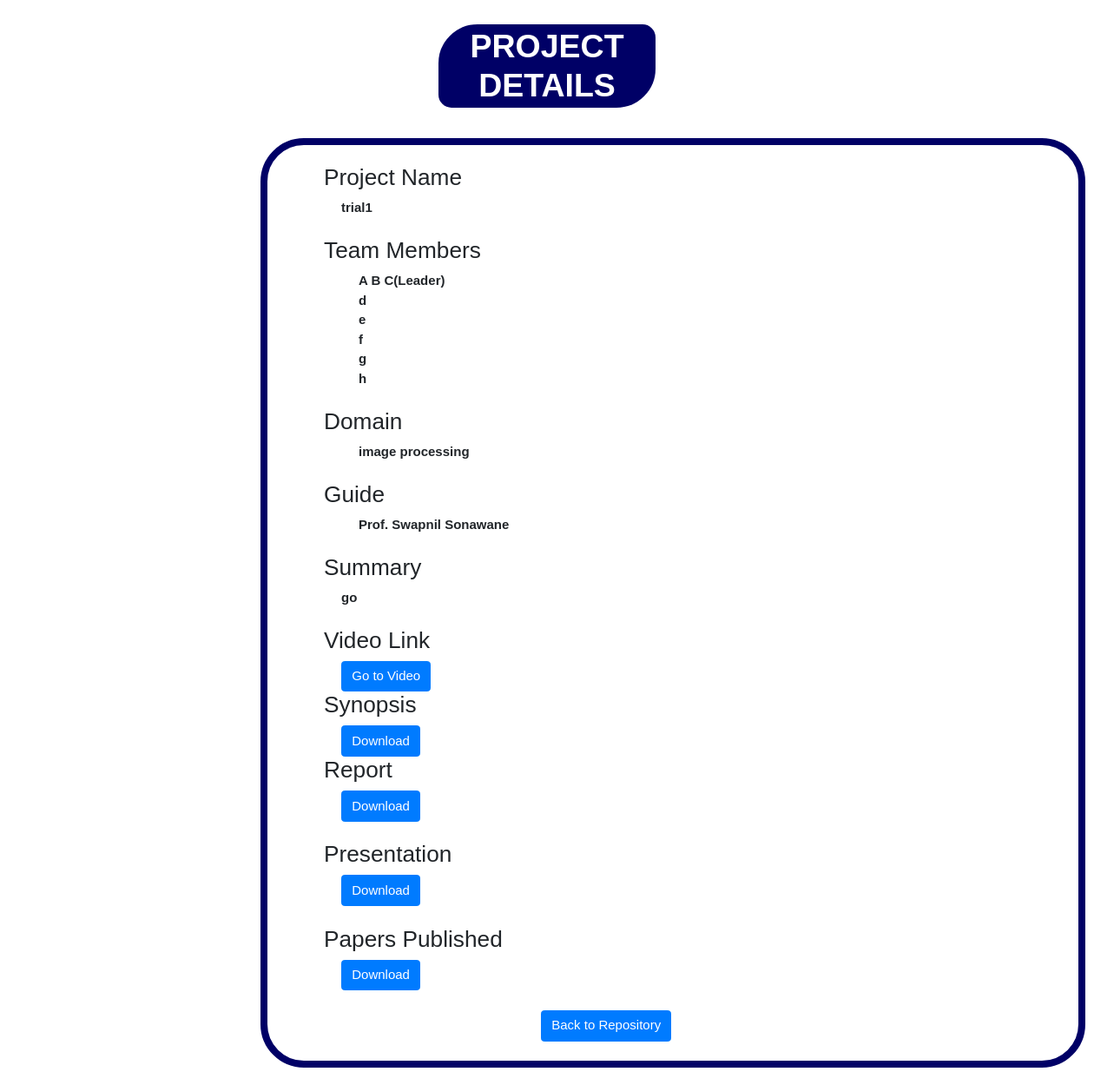
/projdet.php?id=4 (signed in), run on the app's committed database.
### tables this page shows
CREATE TABLE `project` (
  `project_id` int(11) NOT NULL,
  `project_title` varchar(255) DEFAULT NULL,
  `year_upload` int(11) DEFAULT NULL,
  `domain_id` int(11) DEFAULT NULL,
  `mentor_id` int(11) DEFAULT NULL,
  `user_id` int(11) DEFAULT NULL,
  `department_id` int(11) DEFAULT NULL,
  `mem_1_lead` varchar(255) DEFAULT NULL,
  `roll_no_1` varchar(10) DEFAULT NULL,
  `mem_2` varchar(255) DEFAULT NULL,
  `roll_no_2` varchar(10) DEFAULT NULL,
  `mem_3` varchar(255) DEFAULT NULL,
  `roll_no_3` varchar(10) DEFAULT NULL,
  `mem_4` varchar(255) DEFAULT NULL,
  `roll_no_4` varchar(10) DEFAULT NULL,
  `mem_5` varchar(255) DEFAULT NULL,
  `roll_no_5` varchar(10) DEFAULT NULL,
  `mem_6` varchar(255) DEFAULT NULL,
  `roll_no_6` varchar(10) DEFAULT NULL,
  `ssummary` varchar(550) DEFAULT NULL,
  `synopsis_path` varchar(300) DEFAULT NULL,
  `ppt_path` varchar(300) DEFAULT NULL,
  `report_path` varchar(300) DEFAULT NULL,
  `publication_path` varchar(300) DEFAULT NULL,
  `vid_link` varchar(400) DEFAULT NULL
);

CREATE TABLE `domain` (
  `domain_id` int(11) NOT NULL,
  `domain_name` varchar(255) DEFAULT NULL
);

CREATE TABLE `mentor` (
  `mentor_id` int(11) NOT NULL,
  `mentor_name` varchar(255) DEFAULT NULL,
  `department_id` int(11) DEFAULT NULL,
  `liv_proj_count` int(11) DEFAULT NULL
);

### projdet.php (the view, shortened to what this page needs)
<?php
require_once "pdo.php";
$id=$_GET['id'];
if(isset($_GET['id'])){
  $stmtj = $pdo->prepare('SELECT * FROM project WHERE project_id= :prid');
  $stmtj->execute(array(
	  ':prid' => $id)
	);
  $rowj = $stmtj->fetchAll(PDO::FETCH_ASSOC);
}
?>
<link rel="stylesheet" href="https://stackpath.bootstrapcdn.com/bootstrap/4.3.1/css/bootstrap.min.css">
<body>
    <main>
        <br>
        <h1 id="title" style="color:white;  background: #000066;
           padding: 3px;text-align: center;
 margin-right:500px; border-style: solid;
  border-width: 5px; margin-left:500px; border-radius: 50px 20px;"><b>PROJECT DETAILS</b></h1>
        <br>
        <div class="container" style="margin-left:300px; margin-bottom:20px; max-width:950px;">
            <br>
            <h3 class="headings">Project Name</h3>
            <span class="details" style="margin-left:70px;"><b><?php echo htmlentities($rowj[0]['project_title']); ?></b></span><br><br>
            <h3 class="headings">Team Members</h3>
            <span class="details" style="margin-left:90px;"><b><?php echo htmlentities($rowj[0]['mem_1_lead']); ?>(Leader)</b></span><br>
            <span class="details" style="margin-left:90px;"><b><?php echo htmlentities($rowj[0]['mem_2']); ?></b></span><br>
            <span class="details" style="margin-left:90px;"><b><?php echo htmlentities($rowj[0]['mem_3']); ?></b></span><br>
            <span class="details" style="margin-left:90px;"><b><?php echo htmlentities($rowj[0]['mem_4']); ?></b></span><br>
            <span class="details" style="margin-left:90px;"><b><?php echo htmlentities($rowj[0]['mem_5']); ?></b></span><br>
            <span class="details" style="margin-left:90px;"><b><?php echo htmlentities($rowj[0]['mem_6']); ?></b></span><br><br>
            <h3 class="headings">Domain</h3>
            <span class="details" style="margin-left:90px;"><b><?php   $stmtk = $pdo->prepare('SELECT * FROM domain WHERE domain_id= :dmid');
              $stmtk->execute(array(
            	  ':dmid' => $rowj[0]['domain_id'])
            	);
              $rowk = $stmtk->fetchAll(PDO::FETCH_ASSOC);
              echo htmlentities($rowk[0]['domain_name']); ?></b></span><br><br>
            <h3 class="headings">Guide</h3>
            <span class="details" style="margin-left:90px;"><b><?php   $stmtl = $pdo->prepare('SELECT * FROM mentor WHERE mentor_id= :mtid');
              $stmtl->execute(array(
            	  ':mtid' => $rowj[0]['mentor_id'])
            	);
              $rowl = $stmtl->fetchAll(PDO::FETCH_ASSOC);
              echo htmlentities($rowl[0]['mentor_name']); ?></b></span><br><br>
            <h3 class="headings">Summary</h3>
            <span class="details" style="margin-left:70px;"><b><?php echo htmlentities($rowj[0]['ssummary']); ?></b></span><br><br>
            <h3 class="headings">Video Link</h3>
            <span class="details" style="margin-left:70px;"> <a href="<?php echo htmlentities($rowj[0]['vid_link']); ?>"><button type="button" class="btn btn-primary">Go to Video</button></a></span><br>
            <h3 class="headings">Synopsis</h3>
            <span class="details" style="margin-left:70px;"> <a href="synopsis/<?php echo htmlentities($rowj[0]['synopsis_path']); ?>"><button type="button" class="btn btn-primary">Download</button></a></span><br>
            <h3 class="headings">Report</h3>
            <span class="details" style="margin-left:70px;"> <a href="report/<?php echo htmlentities($rowj[0]['report_path']); ?>"><button type="button" class="btn btn-primary">Download</button></a></span><br><br>
            <h3 class="headings">Presentation</h3>
            <span class="details" style="margin-left:70px;"><a  href="ppt/<?php echo htmlentities($rowj[0]['ppt_path']); ?>"><button type="button" class="btn btn-primary">Download</button></a></span><br><br>
            <h3 class="headings">Papers Published</h3>
            <span class="details" style="margin-left:70px;"><a  href="papers/<?php echo htmlentities($rowj[0]['publication_path']); ?>"><button type="button" class="btn btn-primary">Download</button></a></span><br><br>
           <a href="repositorydashboard.php"><button type="button" class="btn btn-primary" style="margin-left:300px;">Back to Repository</button></a>
        </div>
    </main>
</body>

### projdet.php (style rules this page uses)
body { font-family: 'Noto Sans HK', sans-serif; background-image: url('https://ohcampus.com/ohcv2/uploads/college/ohcampus_vit_03.jpg'); background-size: 100%; min-width: 320px; }
.container { height: 1070px; background: white; position: relative; border: 8px solid #000066; margin-left: 350px; margin-right: 350px; border-radius: 50px; }
.headings { padding-left: 50px; }

### data on the page
project: project_title "trial1", mem_1_lead "A B C", mem_2 "d", mem_3 "e", mem_4 "f", mem_5 "g", mem_6 "h", ssummary "go"
domain: domain_name "image processing"
mentor: mentor_name "Prof. Swapnil Sonawane"
